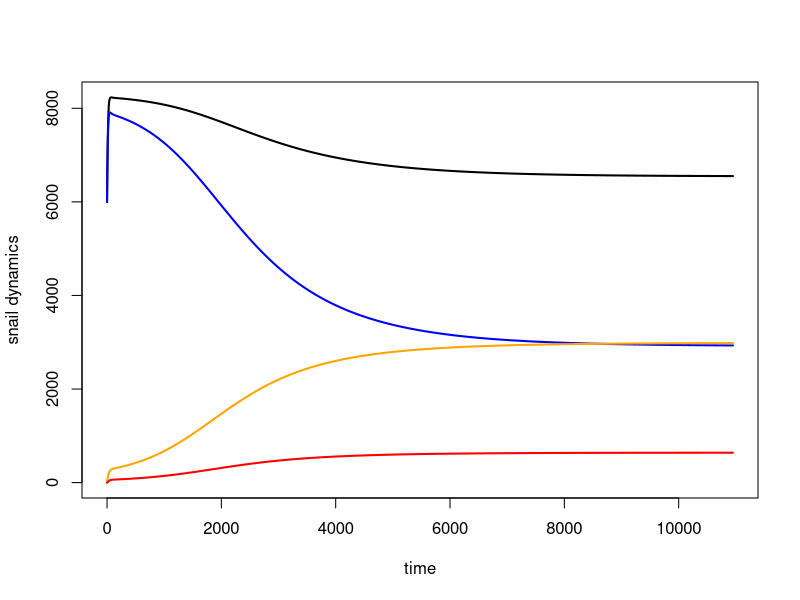
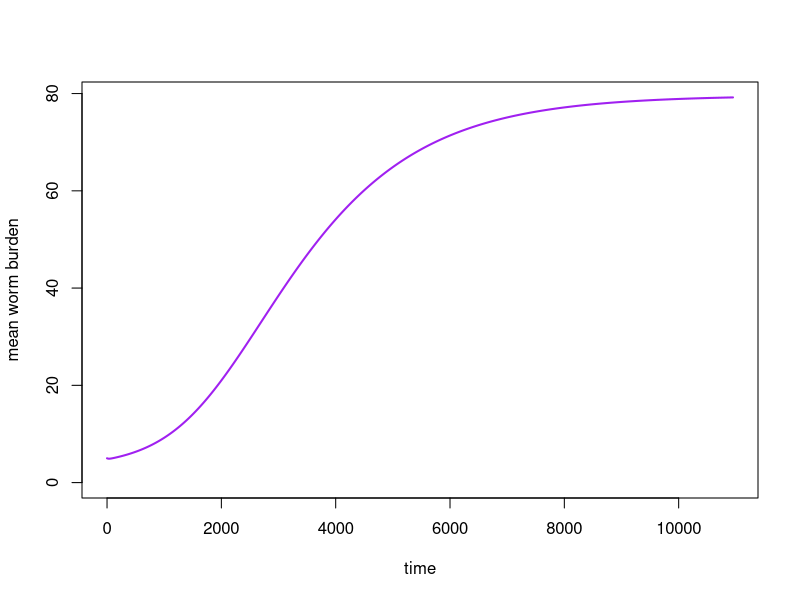
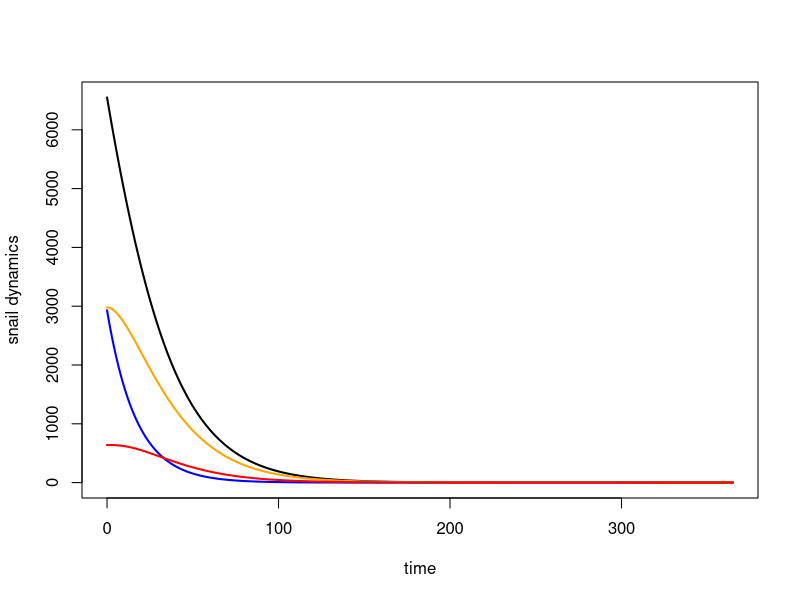
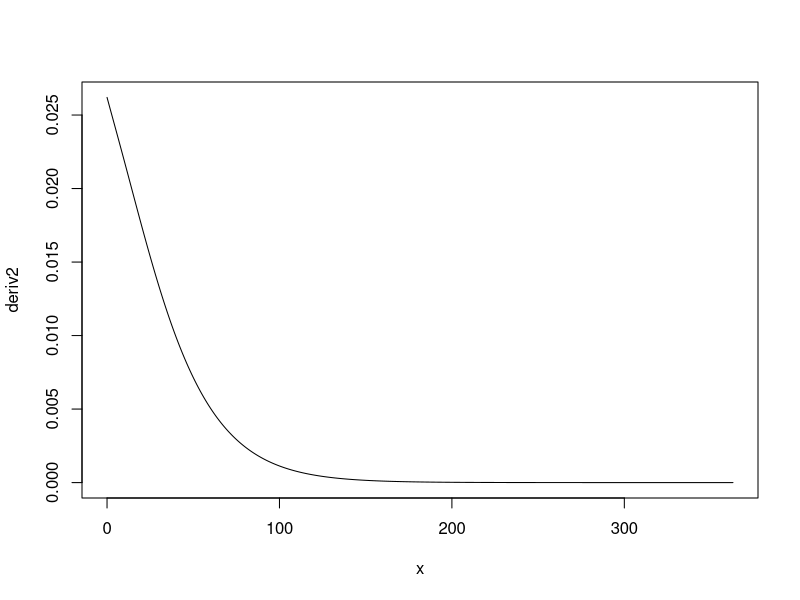

The R source for these figures, in order:
require(deSolve)

snails = function(t, n, parameters){
  with(as.list(parameters),{
    
    S=n[1]
    E=n[2]
    I=n[3]
    W=n[4]
    
    N = S + E + I
    
    #mating function
    fx<-function(x, mean.worm = W, clump = k){
      (1-cos(x))/((1+((mean.worm/(clump+mean.worm))*cos(x)))^1+clump)
    }
    gamma = 1 - ((1-(W/(W+k)))^(1+k)/2*pi)*(integrate(fx, 0, 2*pi)$value)       
    
    mu_Nq = mu_N #*f(Q)
    phi_Nq = phi_N
    v_q = v
    pi_Mq = pi_M
    pi_Cq = pi_C
    theta_q = theta
    pred = 0
    
    #Schistosome larval concentration equations
    Wf = 0.5*W*H*gamma
    
    M = Wf*m*v_q*pi_Mq 
    
    C = theta_q*I*pi_Cq 
    
    dSdt= f_N*(1-N/(phi_Nq*A))*(S+z*E) - mu_Nq*S - pred*(S/A)^nn - beta*M*Om*S       #Susceptible snails
    
    dEdt= beta*M*S - mu_Nq*E - pred*(E/A)^nn - sigma*E                           #Exposed snails
    
    dIdt= sigma*E - mu_Nq*I - mu_I*I - pred*(I/A)^nn                             #Infected snails
    
    dWdt= lamda*Om*C - (mu_W+mu_H)*W                                      #mean worm burden in human population
    
    return(list(c(dSdt, dEdt, dIdt, dWdt)))
  })
}

area=200 #m^2
snstart = c(S=30*area, 
            E=0, 
            I=0, 
            W=5)

time = seq(0,365*30,1)

sparms=c(
  # Location parameters
  A = area,          # Area of site of interest, m^2
  H = 300,           # Human population at site of interest
  Om = 1,            # degree of overlap between water contamination, snail, and human habitats
  
  # Snail reproductive parameters
  f_N = 0.10,        # Birth rate of adult snails (snails/reproductive snail/day, including survival to detection - more like a recruitment rate); 
                     #   from Sokolow et al. 2015 
  phi_N = 50,        # Carrying capacity of snails (snails/m^2), from Sokolow et al. 2015
  z = 0.7,           # Fraction of exposed snails that reproduce
  
  # Snail mortality parameters
  mu_N = 1/60,        # Natural mortality rate of large snails (deaths/snail/day; assume mean lifespan = 60 days)
  mu_I = 1/10,        # Additional mortality rate of shedding snails as a result of infection, from Sokolow et al. 2015
  
  nn = 2,            # exponent of the Holling's type III functional response
  
  # miracidia parameters
  m = 432,           # Miracidial shedding rate per adult female worm assuming 0.36 eggs/mL urine and 1200 mL urine per person per day
  v = 0.084,         # Egg viability of S. haematobium (i.e. miracidia/egg)
  pi_M = 1,          # Miracidial infectivity parameter
  
  # cercariae parameters
  theta = 109,       # cercarial shedding rate in snails (cercariae/I-snail/day); Pfluger 1984
  pi_C = 1,          # cercarial infectivity parameter
  
  # transmission parameters
  beta = 1e-7,       # Human-to-snail infection probability in reference area (infected snails/miracidia/snail/day)
  sigma = 1/40,      # Latent period for exposed snails (infectious snails/exposed snail/day))
  lamda = 1e-6,      # Snail-to-human infection probability per cercaria
  k=0.2,             # Clumping parameter of negative binomial distribution of worms in humans
  
  # Schisto mortality parameters
  mu_W = 1/(3.3*365), # Natural mortality rate of adult worms in humans, assuming average lifespan of 3.3 years, from Sokolow et al. 2015
  mu_H = 1/(60*365)   # Natural mortality of humans (contributing to worm mortality), assuming average lifespan of 60 years, from Sokolow et al. 2015
)

soutput = as.data.frame(ode(snstart, time, snails, sparms))
  soutput$N = (soutput$S + soutput$E + soutput$I)
  
  plot(x = soutput$time, y = soutput$N, lwd=2, xlab = 'time', ylab = 'snail dynamics', 
       type = 'l', ylim = c(0, max(soutput$N)))
    lines(soutput$time, soutput$S, lwd=2, col = 'blue')
    lines(soutput$time, soutput$E, lwd=2, col = 'orange')
    lines(soutput$time, soutput$I, lwd=2, col = 'red')
  
  plot(x = soutput$time, y = soutput$W, lwd=2, xlab = 'time', ylab = 'mean worm burden', 
       type = 'l', col = 'purple', ylim = c(0, max(soutput$W)))
  
snstart2 = c(S=soutput[max(soutput$time),c(2)], 
             E=soutput[max(soutput$time),c(3)], 
             I=soutput[max(soutput$time),c(4)], 
             W=soutput[max(soutput$time),c(5)])  
  
#Halt reproduction and assess snail pop #############
  sparms['f_N'] = 0
  time2 = seq(0,365,1)
  
soutput2 = as.data.frame(ode(snstart2, time2, snails, sparms))
  soutput2$N = (soutput2$S + soutput2$E + soutput2$I)
  
  plot(x = soutput2$time, y = soutput2$N, lwd=2, xlab = 'time', ylab = 'snail dynamics', 
       type = 'l', ylim = c(0, max(soutput2$N)))
    lines(soutput2$time, soutput2$S, lwd=2, col = 'blue')
    lines(soutput2$time, soutput2$E, lwd=2, col = 'orange')
    lines(soutput2$time, soutput2$I, lwd=2, col = 'red')
    
# Calculate PDF f(t) = -dS(t)/dt (i.e. numerically approximate derivative of survival curve) ###########
    vect = soutput2$N
    deriv = numeric(length(vect)-1)
    for (i in 1:(length(vect)-1)) {
      deriv[i] = vect[i] - vect[i+1]
    }
    
    deriv2 = deriv/soutput2$N[1]
    deriv2 = deriv2[-(length(deriv2))]
    sum(deriv2) 
    
    x = 0:(length(deriv2)-1)
    
    plot(x = x, y = deriv2, type = 'l')
    
    # Calculate life expectancy
    sum(x*deriv2)   #Mean life expectancy is about a month, that's what we want    
